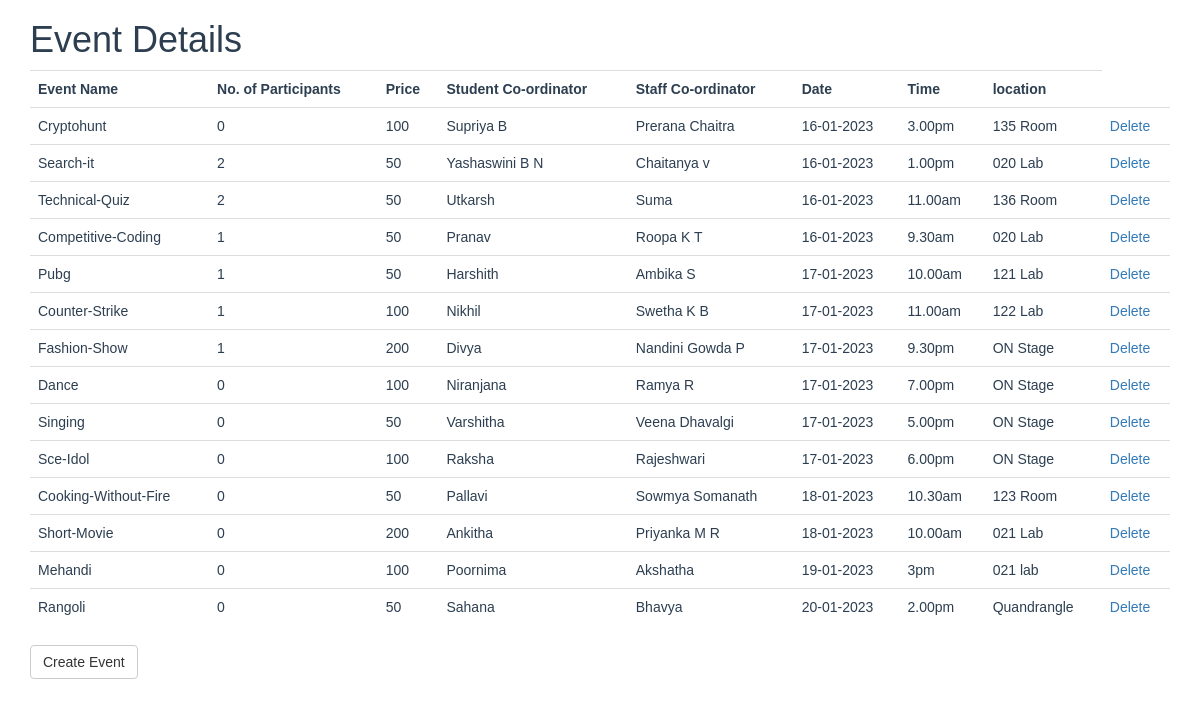
The app's page /eventDetails.php with its own data.
### tables this page shows
CREATE TABLE `staff_coordinator` (
  `stid` int(11) NOT NULL,
  `name` varchar(100) NOT NULL,
  `phone` varchar(10) DEFAULT NULL,
  `event_id` int(11) DEFAULT NULL
);

CREATE TABLE `events` (
  `event_id` int(11) NOT NULL,
  `event_title` varchar(50) NOT NULL,
  `event_price` int(11) DEFAULT NULL,
  `participants` int(100) DEFAULT 0,
  `img_link` text DEFAULT NULL,
  `type_id` int(11) DEFAULT NULL
);

CREATE TABLE `student_coordinator` (
  `sid` int(11) NOT NULL,
  `st_name` varchar(100) NOT NULL,
  `phone` varchar(10) DEFAULT NULL,
  `event_id` int(11) DEFAULT NULL
);

CREATE TABLE `event_info` (
  `event_id` int(10) NOT NULL,
  `Date` date DEFAULT NULL,
  `time` varchar(20) NOT NULL,
  `location` varchar(300) NOT NULL
);

### eventDetails.php (the view, shortened to what this page needs)
<?php
include_once 'classes/db1.php';
$result = mysqli_query($conn,"SELECT * FROM staff_coordinator s ,event_info ef ,student_coordinator st,events e where e.event_id= ef.event_id and e.event_id= s.event_id and e.event_id= st.event_id");
?>
<!DOCTYPE html>
<html>
<head>
        <?php require 'utils/styles.php'; ?>
    </head>
<body>
<div class = "content">
<div class = "container">
<h1>Event Details</h1>
<?php
if (mysqli_num_rows($result) > 0) {
?>
 <table class="table table-hover" >
  <thread>
  <tr>
    <th>Event Name</th>
    <th>No. of Participants</th>
    <th>Price</th>
    <th>Student Co-ordinator</th>
    <th>Staff Co-ordinator</th>
    <th>Date</th>
    <th>Time</th>
    <th>location </th>
  </tr>
<?php
while($row = mysqli_fetch_array($result)) {
?>
<tr>
    <td><?php echo $row["event_title"]; ?></td>
    <td><?php echo $row["participants"]; ?></td>
    <td><?php echo $row["event_price"]; ?></td>
    <td><?php echo $row["st_name"]; ?></td>
    <td><?php echo $row["name"]; ?></td>
    <td><?php echo $row["Date"]; ?></td>
    <td><?php echo $row["time"]; ?></td>
    <td><?php echo $row["location"]; ?></td>
    <td> <?php echo '<a class="delete" href="deleteEvent.php?id='.$row['event_id'].'">Delete</a>'?></td>
</tr>
<?php
}
?>
</table>
<?php
}
?>
<td> <?php echo '<a class="btn btn-default" href = "createEventForm.php">Create Event</a>'?></td>
        </div>
    </div>
 </body>
</html>

### css/style.css (style rules this page uses)
body { overflow-x: hidden; }
.content { font-family: Arial, Helvetica, sans-serif; color: #2C3E50; }

### records on screen
staff_coordinator: event.event_title "Cryptohunt", event.participants "0", event.event_price "100", student_coordinator.st_name "Supriya B", name "Prerana Chaitra", event_info.Date "16-01-2023", event_info.time "3.00pm", event_info.location "135 Room"
staff_coordinator: event.event_title "Search-it", event.participants "2", event.event_price "50", student_coordinator.st_name "Yashaswini B N", name "Chaitanya v", event_info.Date "16-01-2023", event_info.time "1.00pm", event_info.location "020 Lab"
staff_coordinator: event.event_title "Technical-Quiz", event.participants "2", event.event_price "50", student_coordinator.st_name "Utkarsh", name "Suma", event_info.Date "16-01-2023", event_info.time "11.00am", event_info.location "136 Room"
staff_coordinator: event.event_title "Competitive-Coding", event.participants "1", event.event_price "50", student_coordinator.st_name "Pranav", name "Roopa K T", event_info.Date "16-01-2023", event_info.time "9.30am", event_info.location "020 Lab"
staff_coordinator: event.event_title "Pubg", event.participants "1", event.event_price "50", student_coordinator.st_name "Harshith", name "Ambika S", event_info.Date "17-01-2023", event_info.time "10.00am", event_info.location "121 Lab"
staff_coordinator: event.event_title "Counter-Strike", event.participants "1", event.event_price "100", student_coordinator.st_name "Nikhil", name "Swetha K B", event_info.Date "17-01-2023", event_info.time "11.00am", event_info.location "122 Lab"
staff_coordinator: event.event_title "Fashion-Show", event.participants "1", event.event_price "200", student_coordinator.st_name "Divya", name "Nandini Gowda P", event_info.Date "17-01-2023", event_info.time "9.30pm", event_info.location "ON Stage"
staff_coordinator: event.event_title "Dance", event.participants "0", event.event_price "100", student_coordinator.st_name "Niranjana", name "Ramya R", event_info.Date "17-01-2023", event_info.time "7.00pm", event_info.location "ON Stage"
staff_coordinator: event.event_title "Singing", event.participants "0", event.event_price "50", student_coordinator.st_name "Varshitha", name "Veena Dhavalgi", event_info.Date "17-01-2023", event_info.time "5.00pm", event_info.location "ON Stage"
staff_coordinator: event.event_title "Sce-Idol", event.participants "0", event.event_price "100", student_coordinator.st_name "Raksha", name "Rajeshwari", event_info.Date "17-01-2023", event_info.time "6.00pm", event_info.location "ON Stage"
staff_coordinator: event.event_title "Cooking-Without-Fire", event.participants "0", event.event_price "50", student_coordinator.st_name "Pallavi", name "Sowmya Somanath", event_info.Date "18-01-2023", event_info.time "10.30am", event_info.location "123 Room"
staff_coordinator: event.event_title "Short-Movie", event.participants "0", event.event_price "200", student_coordinator.st_name "Ankitha", name "Priyanka M R", event_info.Date "18-01-2023", event_info.time "10.00am", event_info.location "021 Lab"
staff_coordinator: event.event_title "Mehandi", event.participants "0", event.event_price "100", student_coordinator.st_name "Poornima", name "Akshatha", event_info.Date "19-01-2023", event_info.time "3pm", event_info.location "021 lab"
staff_coordinator: event.event_title "Rangoli", event.participants "0", event.event_price "50", student_coordinator.st_name "Sahana", name "Bhavya", event_info.Date "20-01-2023", event_info.time "2.00pm", event_info.location "Quandrangle"
